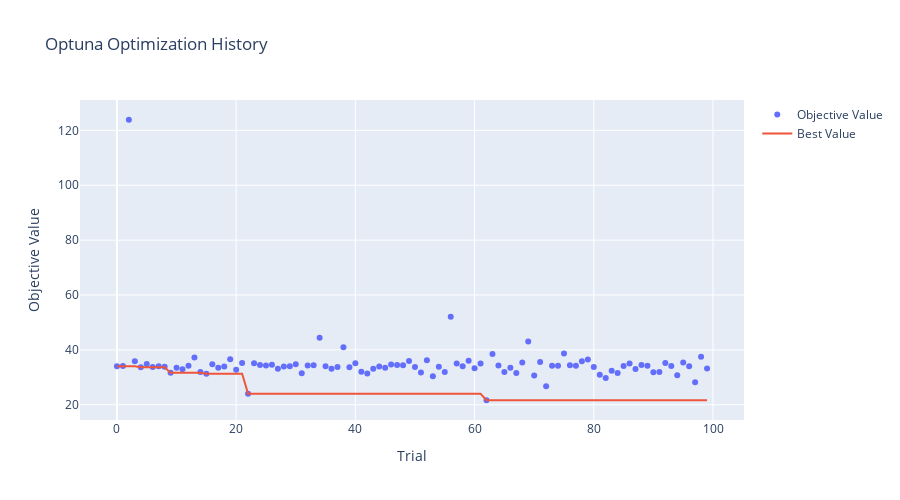
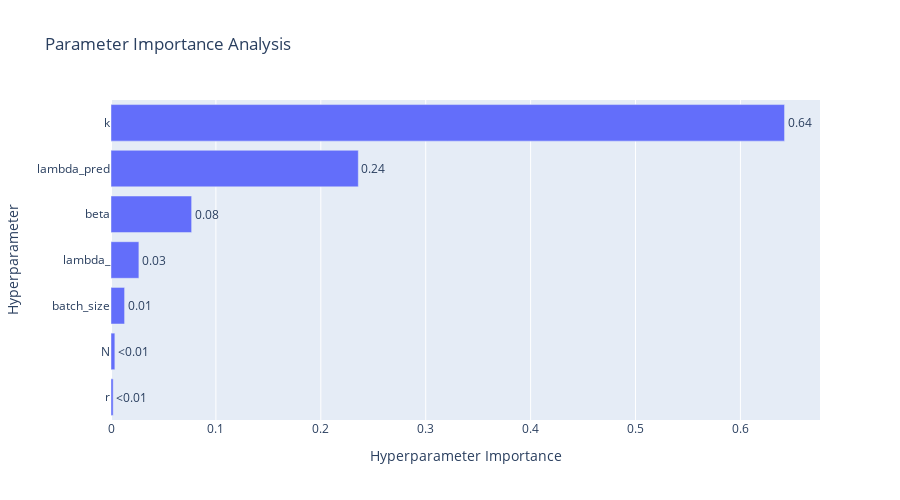
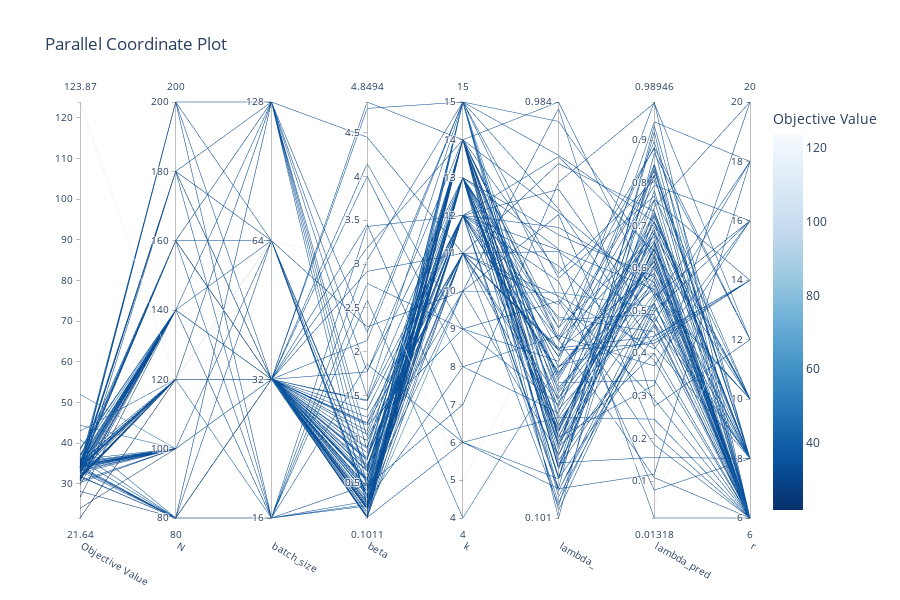
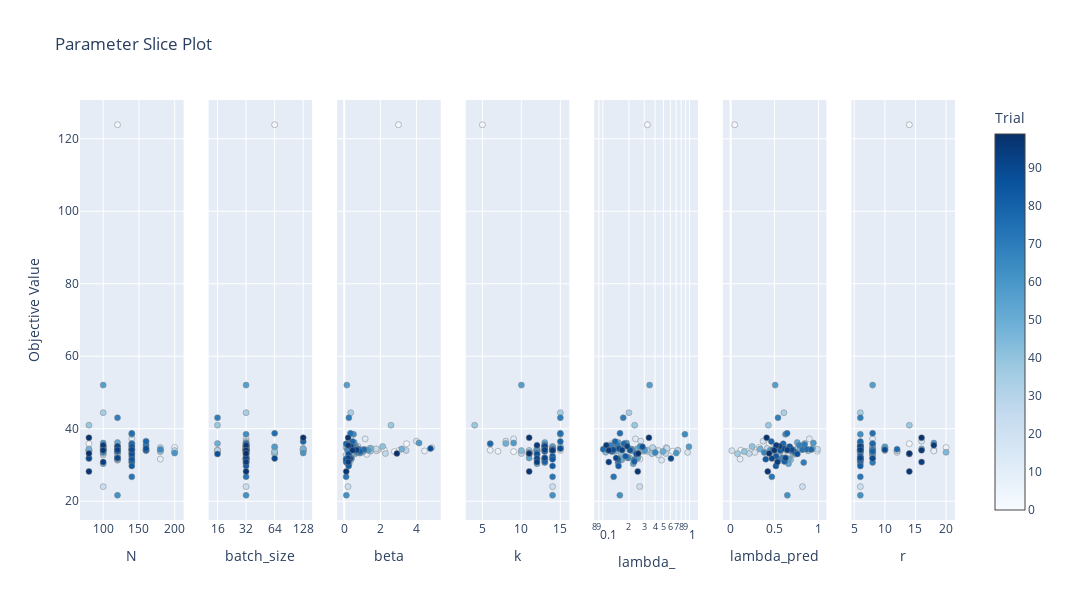

Source (notebook cell) for these figures, in order:
### Markdown cell above
**Visualization of Optuna Optimization**

Visualize the optimization process and parameter importance to understand which hyperparameters matter most.

### Code cell
def ensure_plotly_figure(fig):
    return fig.to_plotly_figure() if hasattr(fig, "to_plotly_figure") else fig

# Plot 1: Optimization history
print("\n" + "="*70)
print("Optuna Optimization History")
print("="*70 + "\n")

fig_history = ensure_plotly_figure(optuna.visualization.plot_optimization_history(study))
fig_history.update_layout(title="Optuna Optimization History", height=500)
fig_history.show()

# Plot 2: Parameter importance
print("\n" + "="*70)
print("Parameter Importance Analysis")
print("="*70 + "\n")
fig_importance = ensure_plotly_figure(optuna.visualization.plot_param_importances(study))
fig_importance.update_layout(title="Parameter Importance Analysis", height=500)
fig_importance.show()

# Plot 3: Parallel coordinates
print("\n" + "="*70)
print("Parallel Coordinate Plot")
print("="*70 + "\n")
fig_parallel = ensure_plotly_figure(optuna.visualization.plot_parallel_coordinate(study))
fig_parallel.update_layout(title="Parallel Coordinate Plot", height=600)
fig_parallel.show()

print("\n" + "="*70)
print("Parameter Slice Plot")
print("="*70 + "\n")

# Plot 4: Slice plot
fig_slice = ensure_plotly_figure(optuna.visualization.plot_slice(study))
fig_slice.update_layout(title="Parameter Slice Plot", height=600)
fig_slice.show()
